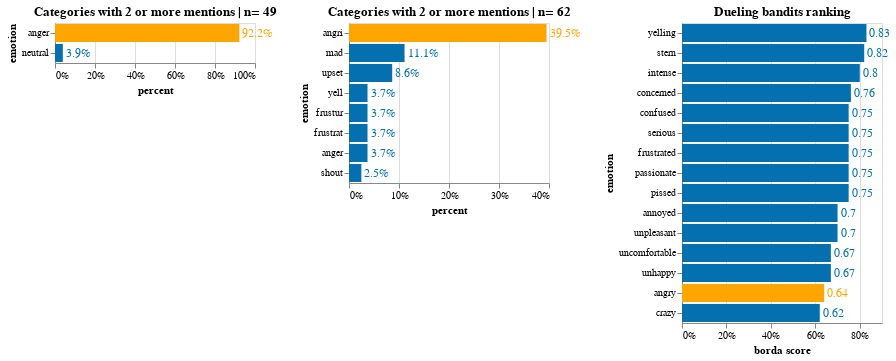

The notebook cell saved with this chart:
### Code cell
(anger_bma_forced.properties(width=200) | anger_bma_free.properties(width=200) | anger_bma_next.properties(width=200))

### Figure 1 — Vega-Lite specification as saved in the notebook (floating-point values rounded to 4 significant figures)
{"config": {"view": {"continuousWidth": 400, "continuousHeight": 300}}, "hconcat": [{"layer": [{"mark": "bar", "encoding": {"color": {"condition": {"value": "orange", "test": "(datum.emotion === 'anger')"}, "value": "#0570b0"}, "x": {"type": "quantitative", "axis": {"format": ".0%"}, "field": "percent"}, "y": {"type": "nominal", "field": "emotion", "sort": "-x"}}, "title": "Categories with 2 or more mentions | n= 49"}, {"mark": {"type": "text", "align": "left", "baseline": "middle", "dx": 3, "fontSize": 12}, "encoding": {"color": {"condition": {"value": "orange", "test": "(datum.emotion === 'anger')"}, "value": "#0570b0"}, "text": {"type": "quantitative", "field": "percent", "format": ".1%"}, "x": {"type": "quantitative", "axis": {"format": ".0%"}, "field": "percent"}, "y": {"type": "nominal", "field": "emotion", "sort": "-x"}}, "title": "Categories with 2 or more mentions | n= 49"}], "data": {"name": "data-29a81955e55ea0657ab5b8815ae4359a"}, "width": 200}, {"layer": [{"mark": "bar", "encoding": {"color": {"condition": {"value": "orange", "test": "(datum.emotion === 'angri')"}, "value": "#0570b0"}, "x": {"type": "quantitative", "axis": {"format": ".0%"}, "field": "percent"}, "y": {"type": "nominal", "field": "emotion", "sort": "-x"}}, "title": "Categories with 2 or more mentions | n= 62"}, {"mark": {"type": "text", "align": "left", "baseline": "middle", "dx": 3, "fontSize": 12}, "encoding": {"color": {"condition": {"value": "orange", "test": "(datum.emotion === 'angri')"}, "value": "#0570b0"}, "text": {"type": "quantitative", "field": "percent", "format": ".1%"}, "x": {"type": "quantitative", "axis": {"format": ".0%"}, "field": "percent"}, "y": {"type": "nominal", "field": "emotion", "sort": "-x"}}, "title": "Categories with 2 or more mentions | n= 62"}], "data": {"name": "data-2df47eba5c6a32b552d5915a66882456"}, "width": 200}, {"layer": [{"mark": "bar", "encoding": {"color": {"condition": {"value": "orange", "test": "(datum.emotion === 'angry')"}, "value": "#0570b0"}, "x": {"type": "quantitative", "axis": {"format": ".0%"}, "field": "borda score"}, "y": {"type": "nominal", "field": "emotion", "sort": "-x"}}, "title": "Dueling bandits ranking"}, {"mark": {"type": "text", "align": "left", "baseline": "middle", "dx": 3, "fontSize": 12}, "encoding": {"color": {"condition": {"value": "orange", "test": "(datum.emotion === 'angry')"}, "value": "#0570b0"}, "text": {"type": "quantitative", "field": "borda score"}, "x": {"type": "quantitative", "axis": {"format": ".0%"}, "field": "borda score"}, "y": {"type": "nominal", "field": "emotion", "sort": "-x"}}, "title": "Dueling bandits ranking"}], "data": {"name": "data-cffe8507a8135f338481e3ae43701281"}, "width": 200}], "$schema": "https://vega.github.io/schema/vega-lite/v4.8.1.json", "datasets": {"data-29a81955e55ea0657ab5b8815ae4359a": [{"counts": 47, "emotion": "anger", "percent": 0.9216}, {"counts": 2, "emotion": "neutral", "percent": 0.03922}], "data-2df47eba5c6a32b552d5915a66882456": [{"counts": 32, "emotion": "angri", "percent": 0.3951}, {"counts": 9, "emotion": "mad", "percent": 0.1111}, {"counts": 7, "emotion": "upset", "percent": 0.08642}, {"counts": 3, "emotion": "yell", "percent": 0.03704}, {"counts": 3, "emotion": "frustur", "percent": 0.03704}, {"counts": 3, "emotion": "frustrat", "percent": 0.03704}, {"counts": 3, "emotion": "anger", "percent": 0.03704}, {"counts": 2, "emotion": "shout", "percent": 0.02469}], "data-cffe8507a8135f338481e3ae43701281": [{"Rank": 0, "emotion": "yelling", "borda score": 0.83, "Precision": 0.12}, {"Rank": 1, "emotion": "stern", "borda score": 0.82, "Precision": 0.13}, {"Rank": 2, "emotion": "intense", "borda score": 0.8, "Precision": 0.13}, {"Rank": 3, "emotion": "concerned", "borda score": 0.76, "Precision": 0.16}, {"Rank": 4, "emotion": "confused", "borda score": 0.75, "Precision": 0.16}, {"Rank": 5, "emotion": "serious", "borda score": 0.75, "Precision": 0.16}, {"Rank": 6, "emotion": "frustrated", "borda score": 0.75, "Precision": 0.14}, {"Rank": 7, "emotion": "passionate", "borda score": 0.75, "Precision": 0.16}, {"Rank": 8, "emotion": "pissed", "borda score": 0.75, "Precision": 0.16}, {"Rank": 9, "emotion": "annoyed", "borda score": 0.7, "Precision": 0.18}, {"Rank": 10, "emotion": "unpleasant", "borda score": 0.7, "Precision": 0.18}, {"Rank": 11, "emotion": "uncomfortable", "borda score": 0.67, "Precision": 0.19}, {"Rank": 12, "emotion": "unhappy", "borda score": 0.67, "Precision": 0.17}, {"Rank": 13, "emotion": "angry", "borda score": 0.64, "Precision": 0.2}, {"Rank": 14, "emotion": "crazy", "borda score": 0.62, "Precision": 0.2}]}}
